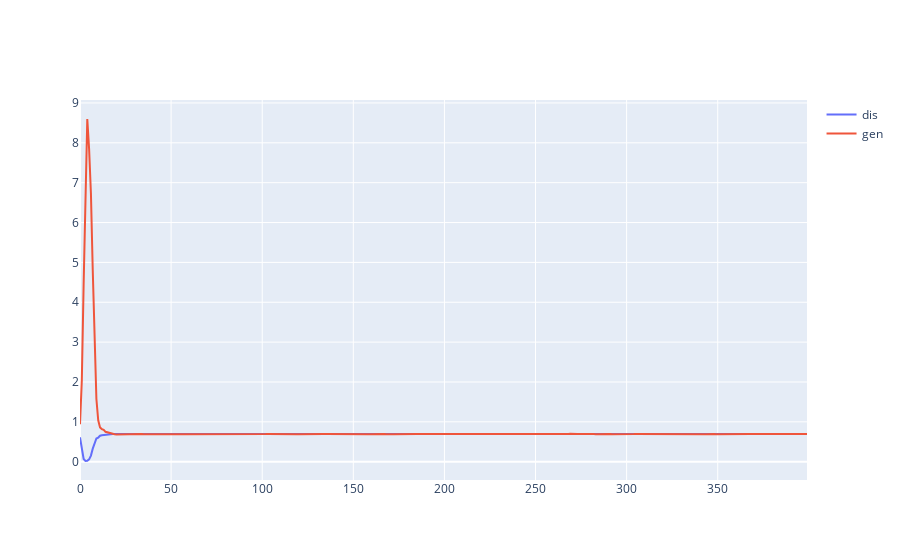

Source (notebook cell):
### Code cell
fig = go.Figure(
    data=[
        go.Scatter(
            y=arr_mean_dis,
            name="dis"
        ),
        go.Scatter(
            y=arr_mean_gen,
            name="gen"
        ),
    ]
)

# fig.update_layout(
#     xaxis={
#         'type': "log"
#     },
#     yaxis={
#         'type': "log"
#     },
# )

fig.show()

### Figure 1 — Plotly figure (JSON) as saved in the notebook; plotly's stock layout.template omitted (floating-point values rounded to 4 significant figures; data arrays with more than 128 entries replaced by an {"elided": "..."} marker saying what was removed)
{"data": [{"name": "dis", "type": "scatter", "y": {"elided": "400 float values"}}, {"name": "gen", "type": "scatter", "y": {"elided": "400 float values"}}], "layout": {}}
